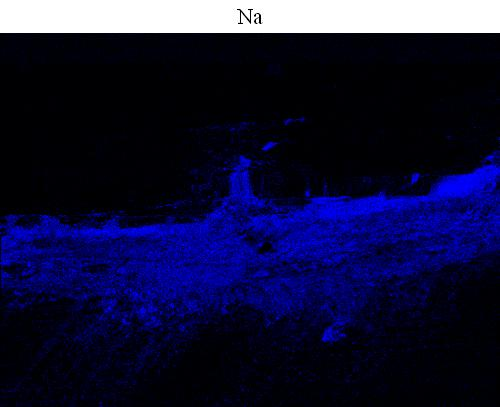
#> input picture 1-Na.tif.jpg, 500 x 407 px
$ python ImageAnalisys.py 1-Na.tif.jpg
#> lines starting #> are read from the running program, lines starting #| are printed output that depends on the picture
#Andres Chavarria Sibaja-----------------------------------------------------------------------------------------
#Programa para mostrar la concentracion de sustancia en imagenes a partir de la intensidad-----------------------
#2019------------------------------------------------------------------------------------------------------------
#----------------------------------------------------------------------------------------------------------------

#----------------------------------------------------------------------------------------------------------------
#Libraries used--------------------------------------------------------------------------------------------------
#----------------------------------------------------------------------------------------------------------------

import cv2
import numpy as np
import sys
import matplotlib.pyplot as plt
from mpl_toolkits.axes_grid1 import make_axes_locatable
from mpl_toolkits.axes_grid1.colorbar import colorbar

#----------------------------------------------------------------------------------------------------------------
#Function Definitions--------------------------------------------------------------------------------------------
#----------------------------------------------------------------------------------------------------------------

def cal_luminosity(file_name):

#> called with file_name = '1-Na.tif.jpg'
    cv_img = cv2.imread(file_name)#np.array con shape(filas, columnas, canales)
#> cv_img is the input picture: shape (407, 500, 3); mean B, G, R 58.6, 21.3, 21.3
    cv_img = cv2.cvtColor(cv_img, cv2.COLOR_BGR2RGB) #volvemos el valor del np.array a RGB para procesar
    cv_img = cv_img[40:407, 0:500]#Esta linea corta la imagen y elimina la franja blanca de arriba
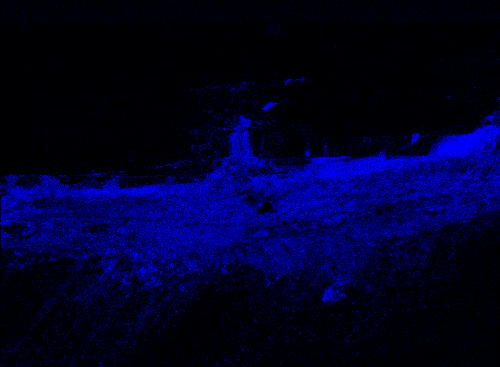
#> cv_img: shape (367, 500, 3); mean R, G, B 0.8, 0.8, 42
    #b, g, r = cv2.split(cv_img)#separamos los canales en gbr
    b = cv_img[:,:,0]#Estas linea separa el canal b de la imagen
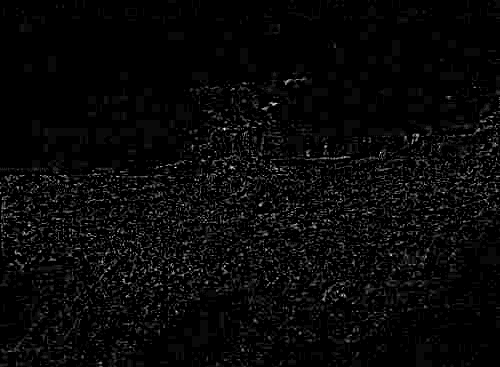
#> b: shape (367, 500); min 0, max 25, mean 0.8; drawn with min black and max white
    g = cv_img[:,:,1]#Esta linea separa el canal g de la imagen
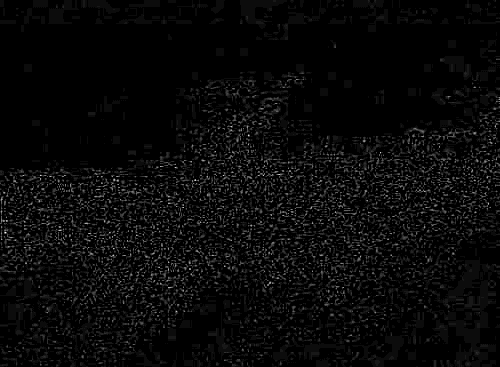
#> g: shape (367, 500); min 0, max 21, mean 0.8; drawn with min black and max white
    r = cv_img[:,:,2]#Esta linea separa el canal r de la imagen
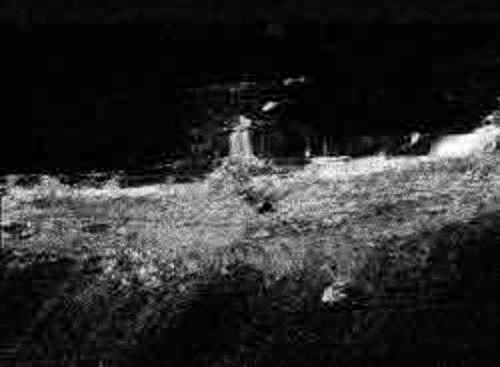
#> r: shape (367, 500); min 0, max 255, mean 42

    holder = np.ones(cv_img[:,:,0].shape)#Creamos una matriz de 0s con el mismo tamano de la matriz de imagen
                                         #para que funcione como holder
    #Recorremos la imagen por den fila-columna
    for i in range(b.shape[0]):#Filas
        for j in range(b.shape[1]):#Columnas
            #Calculamos la fila con alguna formula
            lum=0.2126*r[i][j] + 0.7152*g[i][j] + 0.0722*b[i][j] #Photometric/digital ITU BT.709
            #lum=0.299*r[i][j] +0.587*g[i][j]+0.114*b[i][j] #Digital ITU BT.601
                                                            #(gives more weight to the R and B components)
            holder[i][j] = lum#cambiamos la entrada del la matriz holder con el valor calculado

    #Normalizamos la matriz
    maxholder = np.amax(holder)#Sacamos el valor maximo existente en el array para usarlo en la normalizacion
#> maxholder = 58.55
    #Recorremos la imagen por den fila-columna
    for i in range(b.shape[0]):#Filas
        for j in range(b.shape[1]):#Columnas
            holder[i][j] = holder[i][j]/maxholder#Dividimos el valor de la matriz en la coordenada i,j
                                                 #el max holder

    minholder = np.amin(holder)#Calculamos el minimo de la matriz normalizada
#> minholder = 0
    maxholder = np.amax(holder)#Calculamos el maximo de la matriz normalizada
#> maxholder = 1

    return(holder, maxholder, minholder)#Retornamos la matriz holder

#----------------------------------------------------------------------------------------------------------------
#Main execution program------------------------------------------------------------------------------------------
#----------------------------------------------------------------------------------------------------------------

image_name = sys.argv[1]#Esto lee cual es el nombre de la imagen a analizar

#creamos ambas matrices a partir de del calculo de luminosidad (grayscale)
cv_img = cal_luminosity(image_name)[0]#Esta es la imagen en blanco y negro normalizada que devuelve cal_luminosity
cv_imgMax = cal_luminosity(image_name)[1]#este es el valor del maximo que devuelve cal_luminosity
#> cv_imgMax = 1
cv_imgMin = cal_luminosity(image_name)[2]#este es el valor del minimo que devuelve cal_luminosity
#> cv_imgMin = 0

bounds = np.linspace(cv_imgMin, cv_imgMax, 20, endpoint=True)#Creamos un array de valores para la barra
#> bounds = 20 values from 0 to 1
                                                             #de colores
bounds = np.around(bounds, 1)#redondeamos los valores de bound para que sea mas presentable

yscale = len(cv_img[:,1])#Tomamos el largo de las filas de la imagen
#> yscale = 367
xscale = len(cv_img[1,:])#Tomamos el largo de las columnas de la imagen
#> xscale = 500
                         #xscale hay que ponerlo asi porque si no, rota la imagen

ax1 = plt.subplot(111) #Creamos el espacio para plottear
ax1.set_xlim(0, xscale)#definimos el limite de x para el eje x
ax1.set_ylim(yscale,0)#definimos el limite de y para el eje y
plt.title('Concentration in ' + str(sys.argv[1])) #El ponemos el titulo a la grafica
plt.ylabel('pixels y coordinate')#ponemos la etiqueta de eje y
plt.xlabel('pixels x coordinate')#ponemos la etiqueta de eje x
pltimg = ax1.imshow(cv_img, cmap = plt.cm.jet)#graficamos la imagen
divider = make_axes_locatable(ax1)#Hacemos que las etiquetas que se definen debajo de ca,
                                  #sean ubicables donde se quiera
cax = divider.append_axes("right", size="5%", pad=0.1)#Definimos el tamaño posicion
                                                      #y grosor de la barra de color
plt.colorbar(pltimg, cax = cax, ticks = bounds)#Creamos la barra de color
plt.show()#Mostramos todo el grafico completo
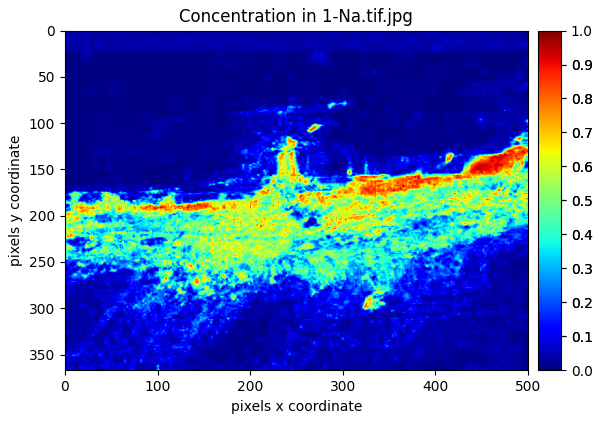
#> figure drawn by matplotlib, 2 panels
